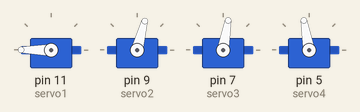
The sketch below on a simulated Arduino Uno, built with avr-gcc and run on an emulated ATmega328P. Shown: 4 × servo.

Above: at 0.05 s.
At 3.0 s:
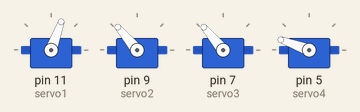
Timing chart, 0 to 6.9 s (numbered marks = the images above):
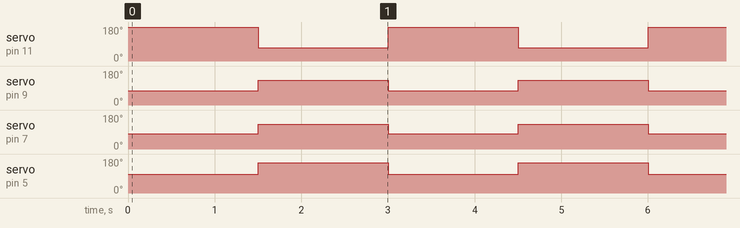

The sketch:

Four_Finger_Control.ino
```cpp
#include <Servo.h>

Servo servo1;
Servo servo2;
Servo servo3;
Servo servo4;

void setup() {
  // put your setup code here, to run once:
  servo1.attach(11);
  servo2.attach(9);
  servo3.attach(7);
  servo4.attach(5);
  Serial.begin(9600);

}

void loop() {
  // put your main code here, to run repeatedly:
  open();
  delay(1500);
  close();
  delay(1500);

}

void open() {
  servo1.write(180);
  servo2.write(75);
  servo3.write(80);
  servo4.write(100);
}

void close() {
  servo1.write(70);
  servo2.write(130);
  servo3.write(130);
  servo4.write(160);
}
```

Measured:
- by itself, servo on pin 11 (servo1): alternates 180° for 1.5 s and 70° for 1.5 s
- by itself, servo on pin 9 (servo2): alternates 130° for 1.5 s and 75° for 1.5 s
- by itself, servo on pin 7 (servo3): alternates 130° for 1.5 s and 80° for 1.5 s
- by itself, servo on pin 5 (servo4): alternates 160° for 1.5 s and 100° for 1.5 s
